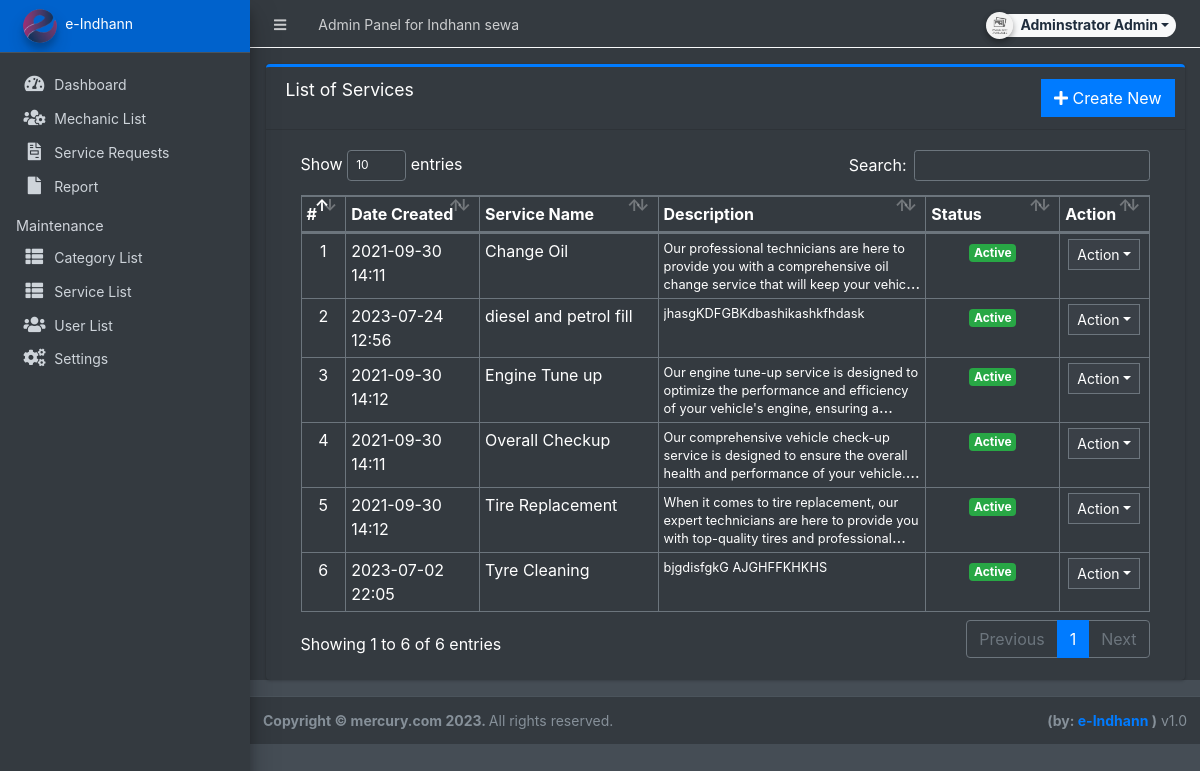
Screenshot of /admin/?page=maintenance/services (signed in) with the database file from the repository.
### tables this page shows
CREATE TABLE `service_list` (
  `id` int(30) NOT NULL,
  `service` text NOT NULL,
  `description` text NOT NULL,
  `status` tinyint(4) NOT NULL DEFAULT 1,
  `date_created` datetime NOT NULL DEFAULT current_timestamp()
);

### admin/maintenance/services.php (the view, shortened to what this page needs)
<div class="card card-outline card-primary">
	<div class="card-header">
		<h3 class="card-title">List of Services</h3>
		<div class="card-tools">
			<a href="?page=maintenance/manage_service" class="btn btn-flat btn-primary"><span class="fas fa-plus"></span>  Create New</a>
		</div>
	</div>
	<div class="card-body">
		<div class="container-fluid">
        <div class="container-fluid">
			<table class="table table-bordered table-stripped">
				<colgroup>
					<col width="5%">
					<col width="15%">
					<col width="20%">
					<col width="30%">
					<col width="15%">
					<col width="10%">
				</colgroup>
				<thead>
					<tr>
						<th>#</th>
						<th>Date Created</th>
						<th>Service Name</th>
						<th>Description</th>
						<th>Status</th>
						<th>Action</th>
					</tr>
				</thead>
				<tbody>
					<?php
					$i = 1;
						$qry = $conn->query("SELECT * from `service_list` order by service asc ");
						while($row = $qry->fetch_assoc()):
                            $row['description'] = strip_tags(html_entity_decode(stripslashes($row['description'])));
					?>
						<tr>
							<td class="text-center"><?php echo $i++; ?></td>
							<td><?php echo date("Y-m-d H:i",strtotime($row['date_created'])) ?></td>
							<td><?php echo $row['service'] ?></td>
							<td>
                                <p class="truncate-3 m-0 lh-1"><small><?php echo $row['description'] ?></small></p>
                            </td>
							<td class="text-center">
                                <?php if($row['status'] == 1): ?>
                                    <span class="badge badge-success">Active</span>
                                <?php else: ?>
                                    <span class="badge badge-danger">Inactive</span>
                                <?php endif; ?>
                            </td>
							<td align="center">
								 <button type="button" class="btn btn-flat btn-default btn-sm dropdown-toggle dropdown-icon" data-toggle="dropdown">
				                  		Action
				                  </button>
							</td>
						</tr>
					<?php endwhile; ?>
				</tbody>
			</table>
		</div>
		</div>
	</div>
</div>

### rows the page displays
service_list: date_created "2021-09-30 14:11", service "Change Oil", description "Our professional technicians are here to provide you with a comprehensive oil change service that will keep your…", status "Active"
service_list: date_created "2023-07-24 12:56", service "diesel and petrol fill", description "jhasgKDFGBKdbashikashkfhdask", status "Active"
service_list: date_created "2021-09-30 14:12", service "Engine Tune up", description "Our engine tune-up service is designed to optimize the performance and efficiency of your vehicle's engine, ensuring…", status "Active"
service_list: date_created "2021-09-30 14:11", service "Overall Checkup", description "Our comprehensive vehicle check-up service is designed to ensure the overall health and performance of your…", status "Active"
service_list: date_created "2021-09-30 14:12", service "Tire Replacement", description "When it comes to tire replacement, our expert technicians are here to provide you with top-quality tires and…", status "Active"
service_list: date_created "2023-07-02 22:05", service "Tyre Cleaning", description "bjgdisfgkG AJGHFFKHKHS", status "Active"

### other values shown
$_settings->userdata('firstname').' '.$_settings->userdata('lastname') "Adminstrator Admin"
